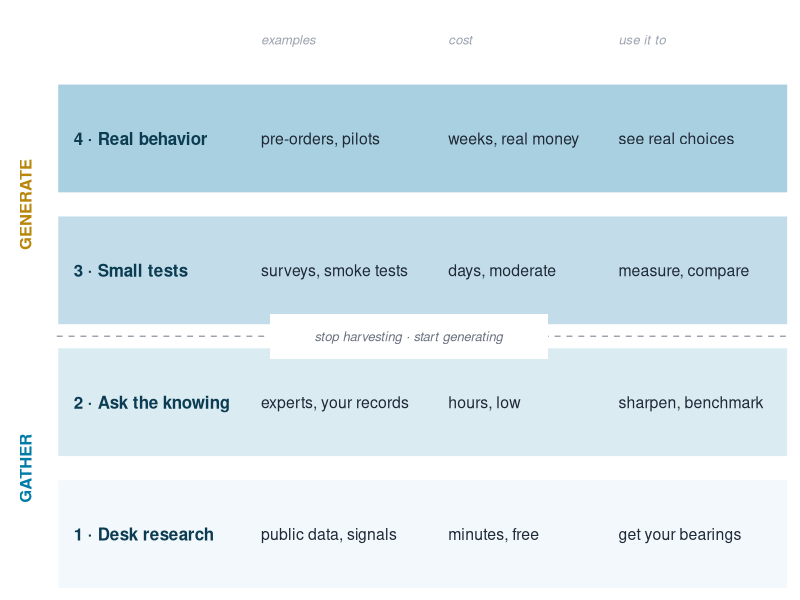

R code for this plot:
## ---- chunk 1
#| label: fig-evidence-ladder
#| fig-cap: "The evidence ladder. Rungs climb from cheap and weak at the bottom to costly and strong at the top. The lower rungs *gather* evidence that already exists; the upper rungs *generate* evidence you have to make. Climb only as high as the decision is worth."
#| echo: false
#| fig-width: 8
#| fig-height: 3.5
#| out-width: "760px"
#| warning: false
#| message: false
library(ggplot2)
rungs <- data.frame(
  y = 1:4,
  name = c("1 · Desk research", "2 · Ask the knowing", "3 · Small tests", "4 · Real behavior"),
  ex   = c("public data, signals", "experts, your records",
           "surveys, smoke tests", "pre-orders, pilots"),
  cost = c("minutes, free", "hours, low", "days, moderate", "weeks, real money"),
  use  = c("get your bearings", "sharpen, benchmark", "measure, compare", "see real choices")
)
ggplot(rungs) +
  geom_rect(aes(xmin = 0, xmax = 12.9, ymin = y - 0.42, ymax = y + 0.42, fill = y),
            color = "white", linewidth = 1) +
  scale_fill_gradient(low = "#F2F8FB", high = "#A9D0E0", guide = "none") +
  geom_text(aes(x = 0.3, y = y, label = name), hjust = 0, fontface = 2,
            size = 4.3, color = "#0B3C52") +
  geom_text(aes(x = 3.6, y = y, label = ex), hjust = 0, size = 4.0, color = "#1F2937") +
  geom_text(aes(x = 6.9, y = y, label = cost), hjust = 0, size = 4.0, color = "#1F2937") +
  geom_text(aes(x = 9.9, y = y, label = use), hjust = 0, size = 4.0, color = "#1F2937") +
  annotate("text", x = 3.6, y = 4.75, label = "examples", hjust = 0, fontface = 3,
           size = 3.3, color = "#9CA3AF") +
  annotate("text", x = 6.9, y = 4.75, label = "cost", hjust = 0, fontface = 3,
           size = 3.3, color = "#9CA3AF") +
  annotate("text", x = 9.9, y = 4.75, label = "use it to", hjust = 0, fontface = 3,
           size = 3.3, color = "#9CA3AF") +
  annotate("segment", x = 0, xend = 12.9, y = 2.5, yend = 2.5,
           linetype = "dashed", color = "#9CA3AF") +
  annotate("rect", xmin = 3.75, xmax = 8.65, ymin = 2.33, ymax = 2.67, fill = "white") +
  annotate("text", x = 6.2, y = 2.5, label = "stop harvesting · start generating",
           size = 3.3, fontface = 3, color = "#6B7280") +
  annotate("text", x = -0.55, y = 1.5, label = "GATHER", angle = 90, fontface = 2,
           size = 4.2, color = "#007BA7") +
  annotate("text", x = -0.55, y = 3.5, label = "GENERATE", angle = 90, fontface = 2,
           size = 4.2, color = "#B8860B") +
  coord_cartesian(xlim = c(-1.0, 13.1), ylim = c(0.5, 5.05), expand = FALSE) +
  theme_void()
